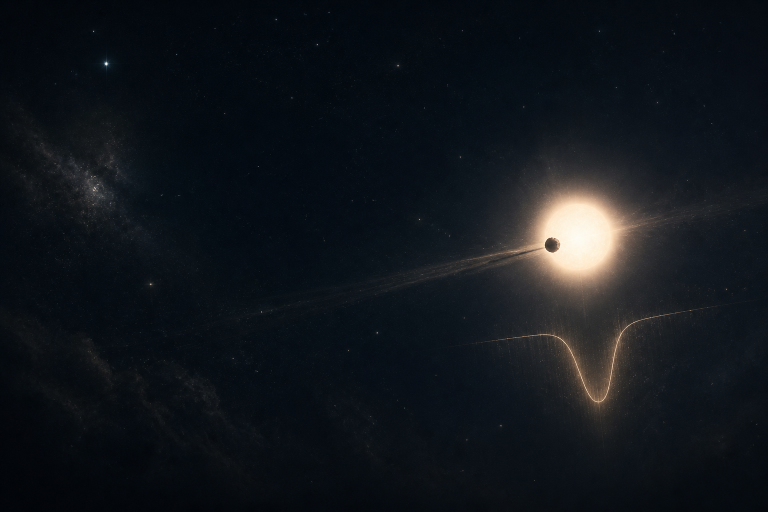
#> input picture assets/img/home-occultation-v1.png, 1536 x 1024 px (shown at 1/2 size)
$ python -i build_occultation_site_gifs.py   (imports and definitions only)
#> lines starting #> are read from the running program, lines starting #| are printed output that depends on the picture
"""Build the compact occultation animations used on the group website.

The renderer keeps the observational content literal: each displayed image is
an input video/FITS frame, and each light-curve point is read from the supplied
aperture-photometry table.  The script only performs display stretching,
baseline normalisation, annotation and layout.

Three 16:9 assets are produced:

``pizarro-star-disappearance.gif``
    A deliberately minimal hero animation that concentrates on the marked star.
``pizarro-event-site.gif``
    Pizarro star frames and its normalised aperture-photometry series.
``fy22-event-site.gif``
    1993 FY22 FITS frames and its normalised aperture-photometry series.

Flux is dimensionless.  For each event, ``F_norm = F / median(F_baseline)``.
The baseline and occultation bounds are display parameters inherited from the
event reductions; this script does not estimate disappearance or reappearance
times.
"""

from __future__ import annotations

import argparse
import csv
from dataclasses import dataclass
from datetime import datetime
from pathlib import Path
from statistics import median

import numpy as np
from astropy.io import fits
from PIL import Image, ImageDraw, ImageFilter, ImageFont, ImageOps, ImageSequence
from scipy.ndimage import gaussian_filter


WIDTH = 960
HEIGHT = 540

NAVY = (11, 43, 80)
INK = (21, 34, 56)
BLUE = (21, 91, 157)
PALE_BLUE = (157, 201, 238)
SOFT = (242, 245, 248)
WHITE = (255, 255, 255)
MUTED = (82, 97, 114)
RULE = (204, 213, 223)
GRID = (222, 228, 234)

PIZARRO_D_S = 2.530
PIZARRO_R_S = 4.313
PIZARRO_BASELINE_MARGIN_S = 0.35

FY22_SER_FIRST_CSV_FRAME = 1500
FY22_WINDOW_START = 1765
FY22_WINDOW_END = 1840
FY22_BASELINE_BEFORE = 1785
FY22_BASELINE_AFTER = 1830
FY22_EVENT_START = 1790
FY22_EVENT_END = 1825
# The PyMovie centroid is measured in the vertically flipped display frame.
# The supplied FITS display therefore places the same source at y = 253 px.
FY22_TARGET = (732, 253)


@dataclass(frozen=True)
class Sample:
    """One time-ordered display sample.

    Parameters
    ----------
    key
        Source frame number.  Pizarro uses video-frame numbering; FY22 uses
        the frame number in the PyMovie light-curve table.
    flux
        Dimensionless flux normalised by the out-of-event median.
    occulted
        ``True`` when the sample lies inside the adopted occultation interval.
    """

    key: int
    flux: float
    occulted: bool


def load_font(size: int, bold: bool = False) -> ImageFont.FreeTypeFont | ImageFont.ImageFont:
    """Load the page's plain sans-serif visual equivalent."""

    filename = "Arial Bold.ttf" if bold else "Arial.ttf"
    path = Path("/System/Library/Fonts/Supplemental") / filename
    return ImageFont.truetype(path, size) if path.exists() else ImageFont.load_default()


FONT_SMALL = load_font(14, True)
FONT_META = load_font(16)
FONT_STATUS = load_font(27, True)
FONT_HERO = load_font(48, True)


# [80 lines left out: functions load_pizarro, recolour_pizarro_marker, parse_time_seconds, load_fy22, not called in this run]


def stretch_fits(frame: np.ndarray) -> Image.Image:
    """Map a 16-bit FITS frame to an 8-bit grayscale display image.

    A robust median/MAD stretch prevents a few saturated pixels from setting
    the display range.  The high-frequency enhancement only aids visibility;
    aperture photometry is never recomputed from the stretched image.
    """

    centre = float(np.median(frame))
#> centre = 13
    sigma = float(1.4826 * np.median(np.abs(frame - centre)))
#> sigma = 5.93
    lo = centre - 0.9 * sigma
#> lo = 7.66
    hi = centre + 5.8 * sigma
#> hi = 47.4
    scaled = np.clip((frame - lo) / max(hi - lo, 1.0), 0.0, 1.0)
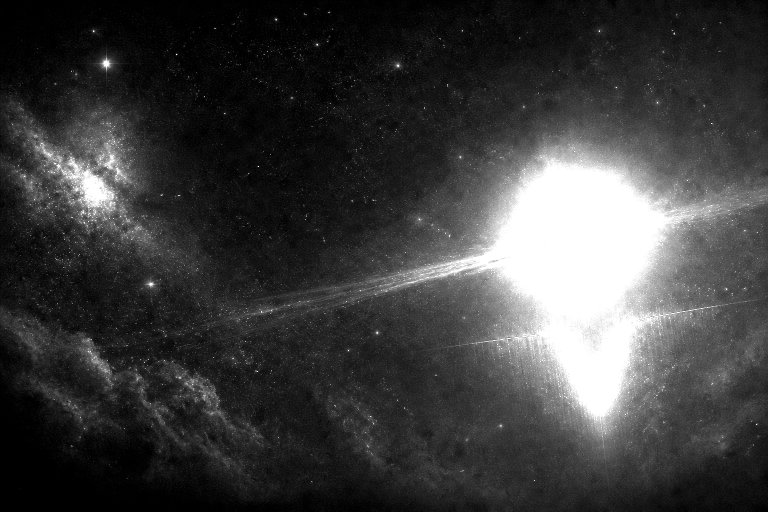
#> scaled: shape (1024, 1536) float64 (shown at 1/2 size); min 0, max 1, mean 0.241
    mapped = np.arcsinh(5.5 * scaled) / np.arcsinh(5.5)
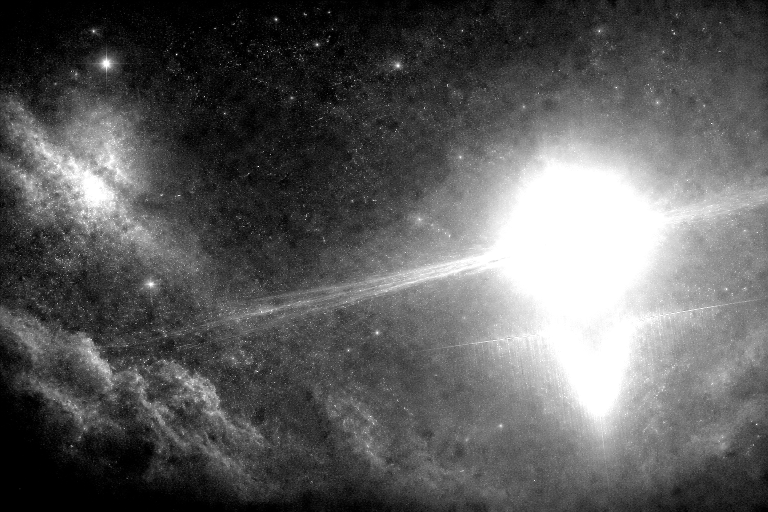
#> mapped: shape (1024, 1536) float64 (shown at 1/2 size); min 0, max 1, mean 0.367
    base = (42 + 172 * mapped).astype(np.uint8)
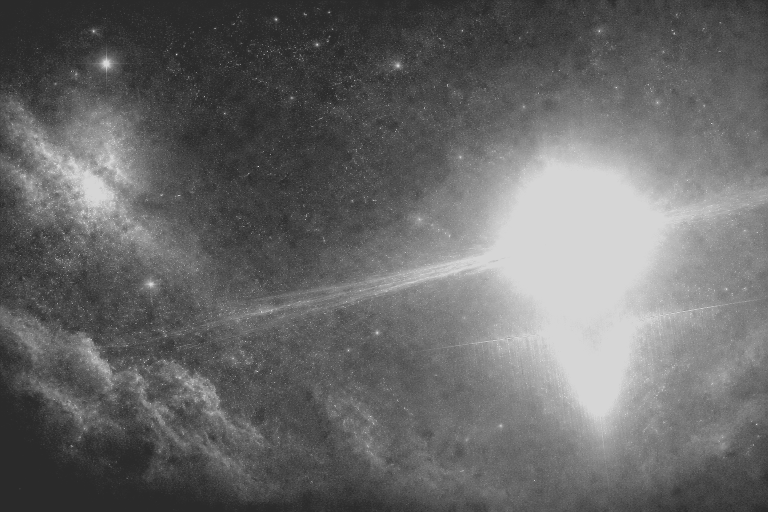
#> base: shape (1024, 1536) (shown at 1/2 size); min 42, max 214, mean 104.6
    softened = np.asarray(Image.fromarray(base).filter(ImageFilter.GaussianBlur(0.75))).astype(np.float32)
    wide = gaussian_filter(softened, sigma=2.2)
    high_frequency = np.clip(softened - wide, 0.0, None)
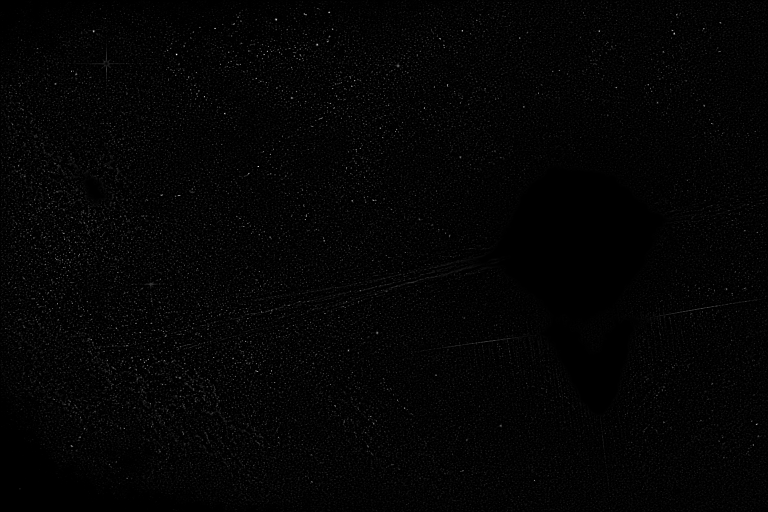
#> high_frequency: shape (1024, 1536) float32 (shown at 1/2 size); min 0, max 89.45, mean 1.5; drawn with min black and max white
    threshold = np.percentile(high_frequency, 99.75)
#> threshold = 24.74
    white = np.percentile(high_frequency, 99.985)
#> white = 52.02
    stars = np.clip((high_frequency - threshold) / max(white - threshold, 1e-6), 0.0, 1.0)
    stars = np.arcsinh(10.0 * stars) / np.arcsinh(10.0)
    final = np.clip(softened + 70.0 * stars, 0.0, 255.0).astype(np.uint8)
    image = Image.fromarray(final).filter(ImageFilter.GaussianBlur(0.35))
    return Image.merge("RGB", (image, image, image))


# [193 lines left out: functions mark_fy22_target, synchronize_frames, contain_on, fill_on, render_hero_frame, plot_flux and 4 more, not called in this run]


# [2 lines not run here, left out]

>>> import cv2
>>> picture = cv2.imread('../assets/img/home-occultation-v1.png', cv2.IMREAD_GRAYSCALE)
>>> result = stretch_fits(picture)

$ run again, on assets/img/home-smbh-v1.png
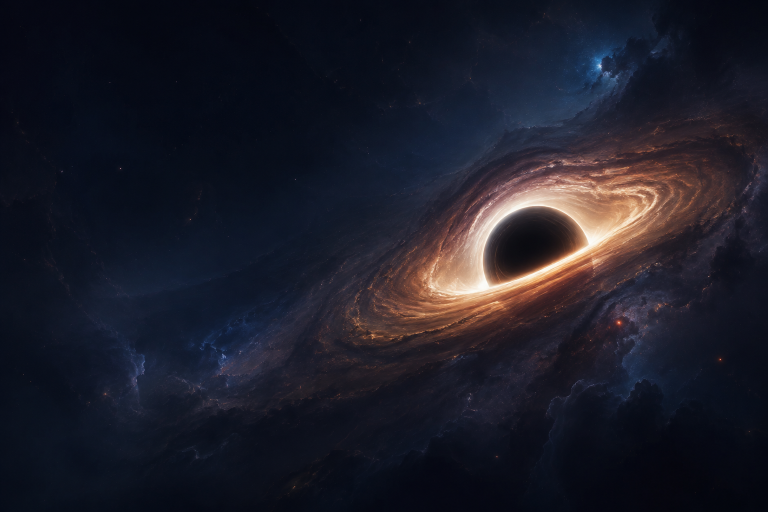
#> input picture assets/img/home-smbh-v1.png, 1536 x 1024 px (shown at 1/2 size)
#> `picture = cv2.imread('../assets/img/home-occultation-v1.png', cv2.IMRE..`:
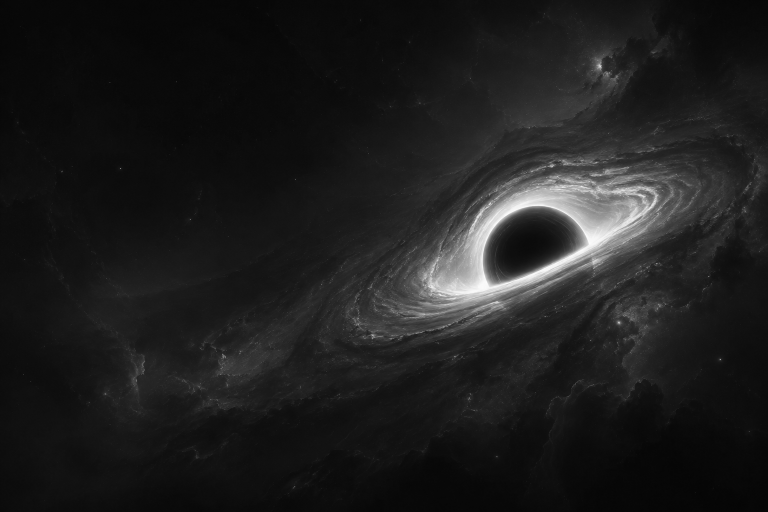
#> picture: shape (1024, 1536) (shown at 1/2 size); min 4, max 255, mean 29.9
#> centre = 20
#> sigma = 13.34
#> lo = 7.99
#> hi = 97.39
#> in stretch_fits, `high_frequency = np.clip(softened - wide, 0.0, None)`:
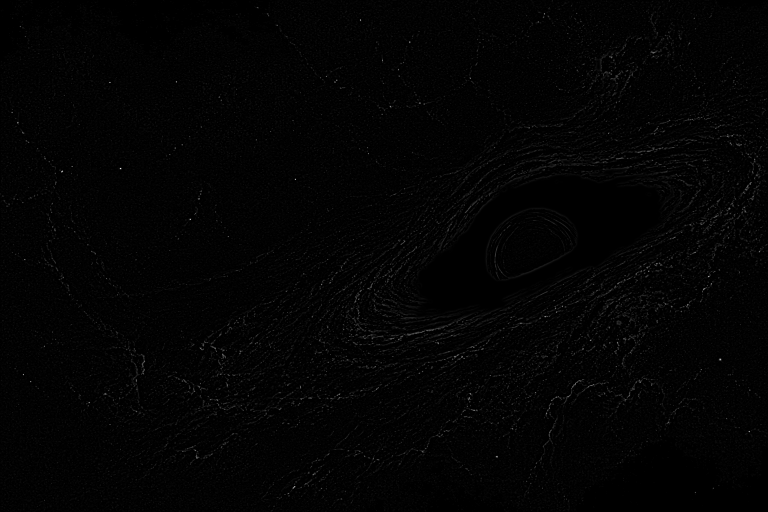
#> high_frequency: shape (1024, 1536) float32 (shown at 1/2 size); min 0, max 69.56, mean 0.9; drawn with min black and max white
#> threshold = 15.87
#> white = 31.57
